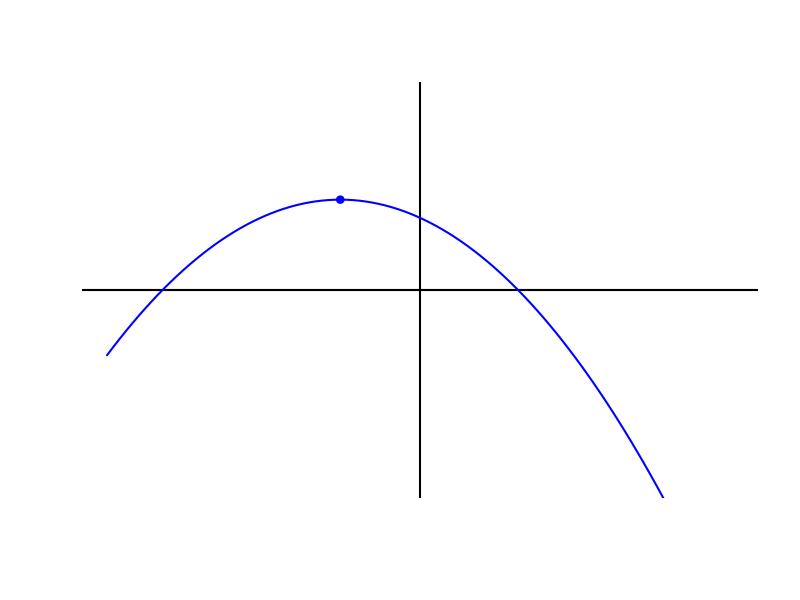

This chart was generated by the following R code:
## ---- chunk 1
pn = function(c,d){
    cc = c[c!=0]
    dd = d[c!=0]
    p = paste0("{",cc,"}x^{",dd,"}",collapse="+")
    p = gsub("x^{0}","",p,fixed=T)
    p = gsub("x^{1}","x",p,fixed=T)
    p = gsub("+{-","-{",p,fixed=T)
    p = gsub("+{1}x","+x",p,fixed=T)
    p = gsub("-{1}x","-x",p,fixed=T)
    p = gsub("{-1}x","-x",p,fixed=T)
    p = gsub("{1}x","x",p,fixed=T)
    return(p)
}


qt = sample(0:2,1)
while(T){
    abc = sample(1:16,3,T)*sample(c(-1,1),3,T)
    a = abc[1]
    b = abc[2]
    c = abc[3]
    disc = b^2-4*a*c
    if(qt==0 && disc<0){break}
    if(qt==1 && disc==0){break}
    if(qt==2 && disc>0){break}
}

ach1 = c("The parabola opens downward.","The parabola opens upward.")
ach2 = c("There are 0 x-intercepts","There is 1 x-intercept","There are 2 x-intercepts")
ach3 = c("The vertex is to the left of the y axis.","The vertex is on the y axis.","The vertex is to the right of the y axis.")
ach4 = c("The vertex is below the x axis.","The vertex is on the x axis.","The vertex is above the x axis.")


al1 = paste0("* ",ach1,collapse="\n")
al2 = paste0("* ",ach2,collapse="\n")
al3 = paste0("* ",ach3,collapse="\n")
al4 = paste0("* ",ach4,collapse="\n")

if(a<0){
    sol1 = "10"
    wrd1 = paste0("The quadratic coefficient, $a=",a,"$, is negative, so the parabola opens downward.")
} else {
    sol1 = "01"
    wrd1 = paste0("The quadratic coefficient, $a=",a,"$, is positive, so the parabola opens upward.")
}

D = b^2-4*a*c
sol2 = paste0(1*(sign(D)==-1:1),collapse="")
if(D<0){
    wrd2 = paste0("The discriminant, $D=",D,"$, is negative, so there are no $x$-intercepts.")
}
if(D==0){
    wrd2 = paste0("The discriminant, $D=",0,"$, is zero, so there is one $x$-intercept.")
}
if(D>0){
    wrd2 = paste0("The discriminant, $D=",D,"$, is positive, so there are two $x$-intercepts.")
}


h = -b/2/a
sol3 = paste0(1*(sign(h)==-1:1),collapse="")

if(h<0){
    wrd3 = paste0("The horizontal coordinate of the vertex, $h=",h,"$, is negative, so the vertex is to the left of the y axis.")
}
if(h==0){
    wrd3 = paste0("The horizontal coordinate of the vertex, $h=",h,"$, is zero, so the vertex is on the y axis.")
}
if(h>0){
    wrd3 = paste0("The horizontal coordinate of the vertex, $h=",h,"$, is positive, so the vertex is to the right of the y axis.")
}

k = -D/4/a
sol4 = paste0(1*(sign(k)==-1:1),collapse="")

if(k<0){
    wrd4 = paste0("The vertical coordinate of the vertex, $k=",k,"$, is negative, so the vertex is below of the x axis.")
}
if(k==0){
    wrd4 = paste0("The vertical coordinate of the vertex, $k=",k,"$, is zero, so the vertex is on the x axis.")
}
if(k>0){
    wrd4 = paste0("The vertical coordinate of the vertex, $k=",k,"$, is positive, so the vertex is above the y axis.")
}

Dposs = sort(unique(c(0,D,-D,b^2+4*a*c,-b^2-4*a*c)))
while(length(Dposs)<5){
    bad = sample(1:200,1)
    Dposs = sort(unique(c(Dposs,bad,-bad)))
}

alD = paste0("* ",Dposs,collapse="\n")
solD = paste0(1*(D==Dposs),collapse="")

## ---- chunk 2
maxx = abs(-b/2/a)+sqrt(abs(b^2-4*a*c))/2/abs(a)+1/4/abs(a)
maxx = maxx*1.2
maxy = abs(4*a*c-b^2)/4/abs(a)
maxy = 2*(maxy+maxx/2)
plot(0,0,"n",xlim=c(-maxx,maxx),ylim=c(-maxy,maxy),axes=F,ann=F)
xx = seq(-maxx,maxx,length.out=100)
yy = a*xx^2+b*xx+c
# axis(1,at=c(signif(-maxx,2),0,signif(maxx,2)))
# axis(2,at=c(signif(-maxy,2),0,signif(maxy,2)))
abline(h=0,lwd=2)
abline(v=0,lwd=2)
lines(xx,yy,lwd=2,col="blue")
points(-b/2/a,(4*a*c-b^2)/4/a,pch=19,col="blue")

